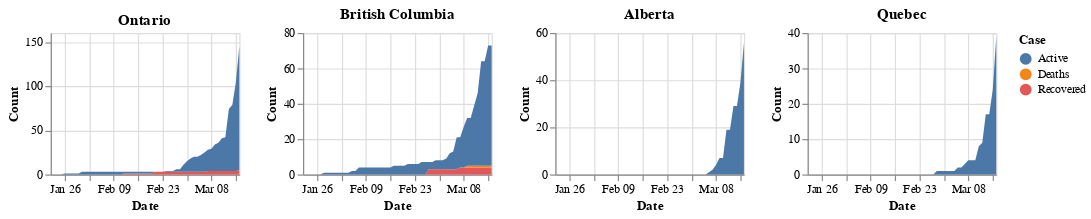

The notebook cell saved with this chart:
### Markdown cell above
## Provincial Cases March 16th 2020

### Code cell
#hide_input
chart

### Figure 1 — Vega-Lite specification as saved in the notebook (floating-point values rounded to 4 significant figures; data arrays with more than 128 entries replaced by an {"elided": "..."} marker saying what was removed)
{"config": {"view": {"continuousWidth": 400, "continuousHeight": 300}}, "hconcat": [{"mark": "area", "encoding": {"color": {"type": "nominal", "field": "Case"}, "x": {"type": "temporal", "field": "Date"}, "y": {"type": "quantitative", "field": "Count"}}, "height": 120, "title": "Ontario", "transform": [{"filter": "(datum.Province === 'Ontario')"}], "width": 160}, {"mark": "area", "encoding": {"color": {"type": "nominal", "field": "Case"}, "x": {"type": "temporal", "field": "Date"}, "y": {"type": "quantitative", "field": "Count"}}, "height": 120, "title": "British Columbia", "transform": [{"filter": "(datum.Province === 'British Columbia')"}], "width": 160}, {"mark": "area", "encoding": {"color": {"type": "nominal", "field": "Case"}, "x": {"type": "temporal", "field": "Date"}, "y": {"type": "quantitative", "field": "Count"}}, "height": 120, "title": "Alberta", "transform": [{"filter": "(datum.Province === 'Alberta')"}], "width": 160}, {"mark": "area", "encoding": {"color": {"type": "nominal", "field": "Case"}, "x": {"type": "temporal", "field": "Date"}, "y": {"type": "quantitative", "field": "Count"}}, "height": 120, "title": "Quebec", "transform": [{"filter": "(datum.Province === 'Quebec')"}], "width": 160}], "data": {"name": "data-c4c5b45ea5634e042ff1e46d516b3cb3"}, "$schema": "https://vega.github.io/schema/vega-lite/v4.0.2.json", "datasets": {"data-c4c5b45ea5634e042ff1e46d516b3cb3": {"elided": "1650 records"}}}
